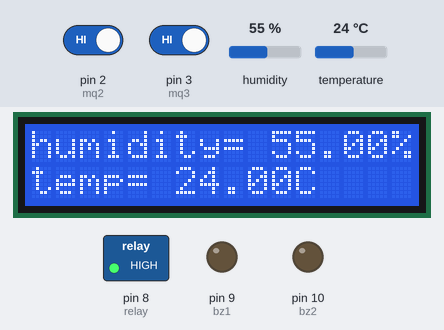
A sketch run on a simulated Arduino Uno, built with avr-gcc and run on an emulated ATmega328P. Shown: 16×2 character LCD, switched loads named in the sketch (green lamp = pin HIGH), output pins drawn as LEDs (lit = HIGH). Inputs (shaded band) come from the test bench; at power-on: pin 2 (mq2) HIGH, pin 3 (mq3) HIGH, humidity 55 %, temperature 24 °C. What the sketch prints to the serial monitor is not drawn.

Above: at 1.2 s.
1.3 s: pin 2 (mq2) driven LOW
At 2.7 s:
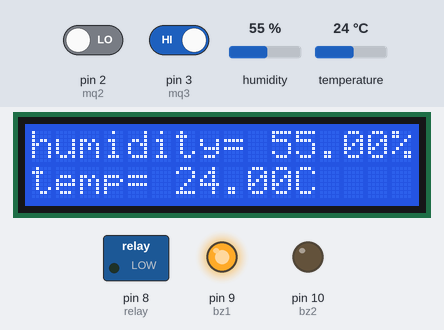
4.1 s: pin 3 (mq3) driven LOW
At 7.4 s:
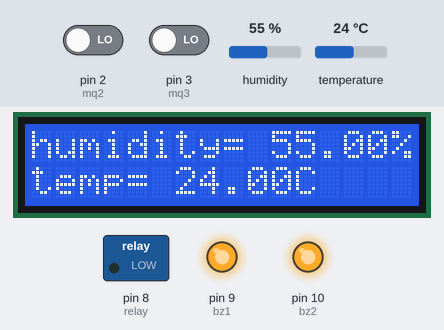
7.7 s: pin 2 (mq2) driven HIGH
At 10.4 s:
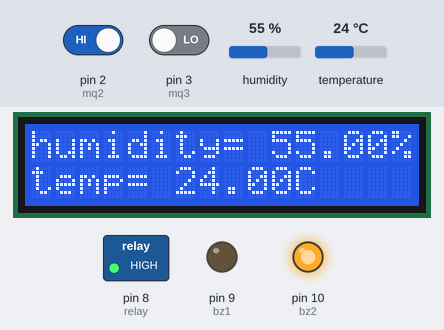
10.7 s: humidity set to 22 %
At 13.5 s:
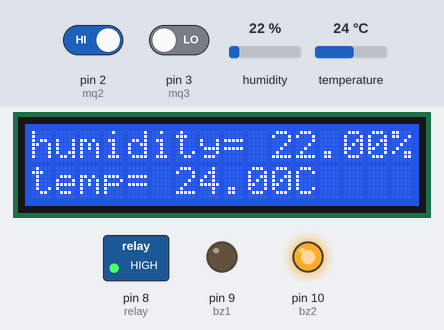
13.8 s: temperature set to 12 °C
At 16.5 s:
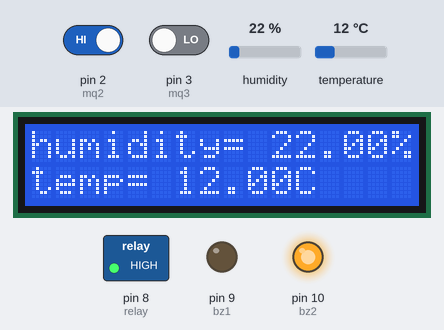
16.8 s: humidity set to 40 %
At 19.7 s:
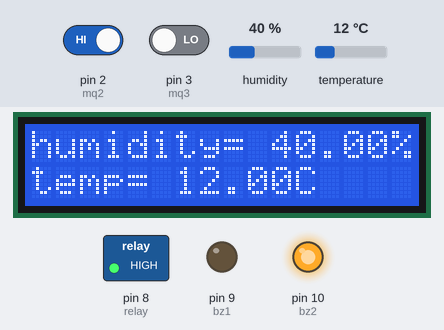
Timing chart, 0 to 20.9 s (numbered marks = the images above; inputs shaded):
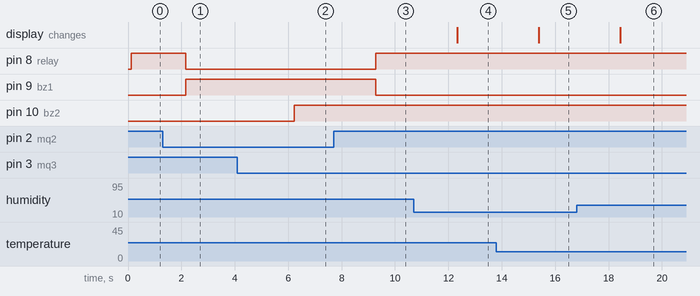

The sketch:

combined_with_a2_delay.ino
```cpp
#include<DHT.h>
#include<LiquidCrystal_I2C.h>
#include<Wire.h>
LiquidCrystal_I2C lcd(0x27, 16, 2);
#define DHTPIN 4
#define DHTTYPE DHT11

DHT dht(DHTPIN,DHTTYPE);
int mq2 =2;
int mq3 =3;
int relay= 8;
int bz1 = 9;
int bz2 = 10;

void setup() {
  // put your setup code here, to run once:
  dht.begin();
  Serial.begin(9600);
  lcd.begin();
  pinMode(mq2, INPUT);
  pinMode(mq3, INPUT);
  pinMode(relay,OUTPUT);
  pinMode(bz1,OUTPUT);
  pinMode(bz2,OUTPUT);


}

void loop() {
  // put your main code here, to run repeatedly:
float t = dht.readTemperature();
float h = dht.readHumidity();
Serial.print("humidity= ");
Serial.print(h);
Serial.print("%     temperature");
Serial.print(t);
Serial.println("c");
lcd.setCursor(0,0);

lcd.print("humidity= ");
lcd.print(h);
lcd.print("%");

lcd.setCursor(0,1);
lcd.print ("temp= ");
lcd.print (t);
lcd.print ("C");
// sensor value reading
int gas  = digitalRead(mq2);
int alcohol  = digitalRead(mq3);
// MQ2 SENSOR
if(gas==0)
{
  digitalWrite(relay,LOW);
  digitalWrite(bz1,HIGH);
  delay(1000);

  }
    else
    {
    digitalWrite(relay,HIGH);
    digitalWrite(bz1,LOW);
      }
if(alcohol==0)
{
   digitalWrite(bz2,HIGH);
  delay(1000);


  }
    else
    {

    digitalWrite(bz2,LOW);
      }


delay(2000);


}
```

Measured:
- after the input at 1.3 s, pin 8 (relay): HIGH → LOW after 0.87 s; pin 9 (bz1): LOW → HIGH after 0.87 s
- after the input at 4.1 s, pin 10 (bz2): LOW → HIGH after 2.1 s
- after the input at 7.7 s, pin 8 (relay): LOW → HIGH after 1.6 s; pin 9 (bz1): HIGH → LOW after 1.6 s
- after the input at 10.7 s, the display: changes after 1.6 s (image 4)
- after the input at 13.8 s, the display: changes after 1.6 s (image 5)
- after the input at 16.8 s, the display: changes after 1.6 s (image 6)
